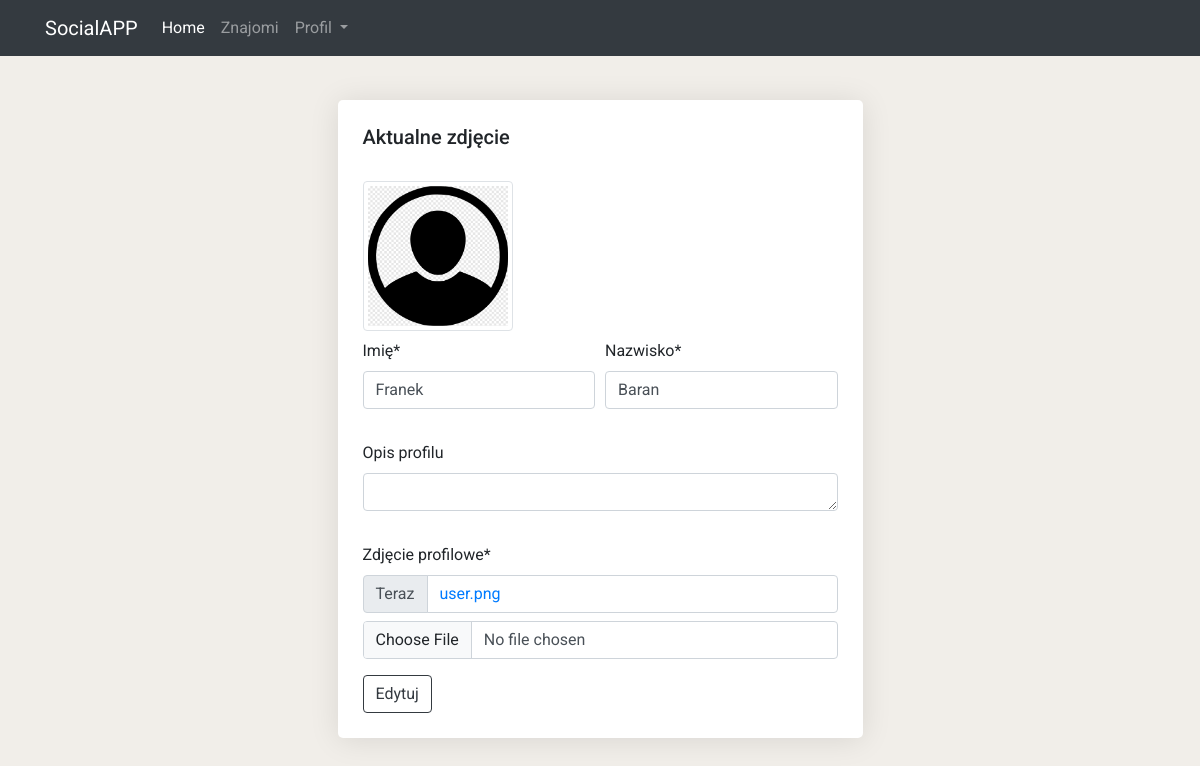
The app's page /edit_profile/ (signed in), older data.
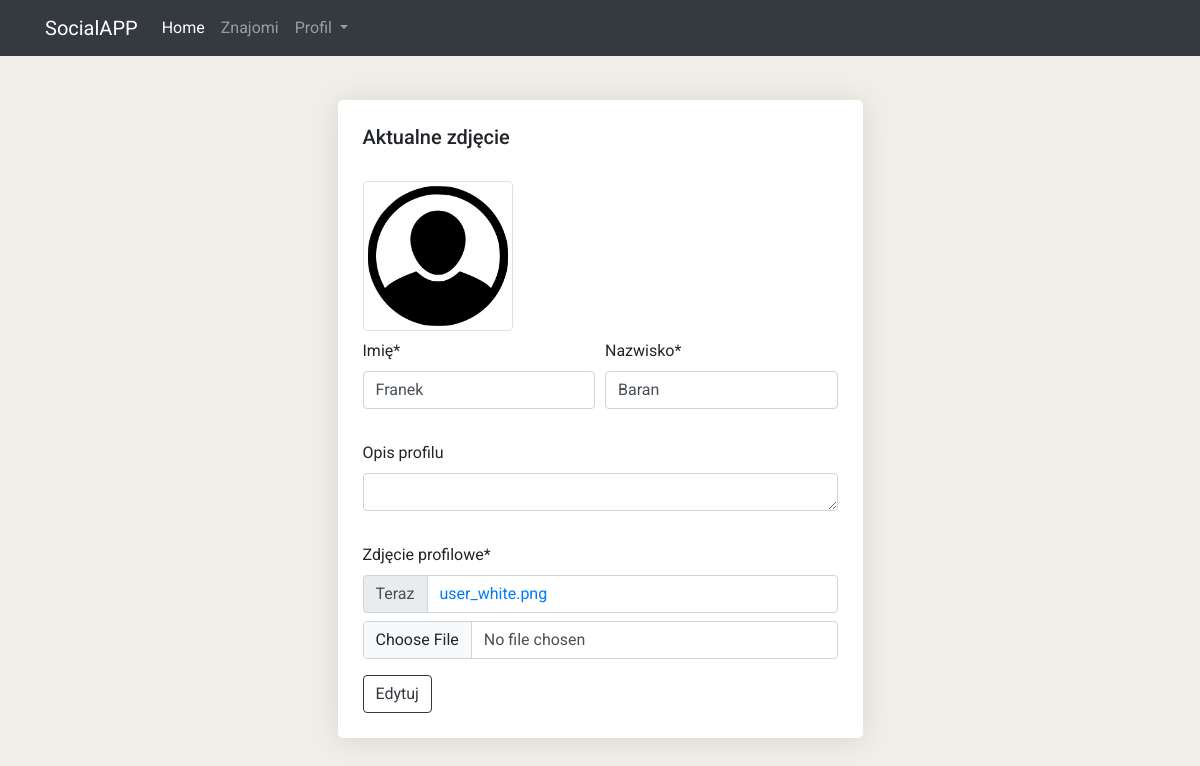
The same page, newer data.
### App/models.py (models this page shows, shortened)
class UserProfile(models.Model):
    user = models.OneToOneField(User, on_delete=models.CASCADE, related_name='userprofile')
    name = models.CharField(max_length=100)
    last_name = models.CharField(max_length=100)
    email = models.EmailField(null=True)
    creation_date = models.DateTimeField(auto_now_add=True, null=True)
    profile_pic = models.ImageField(default='user_white.png')
    followers = models.ManyToManyField('self',blank=True, symmetrical=False)
    profile_description = models.TextField(max_length=150, null=True, blank=True)

### App/views.py (the view)
# urls.py: path('edit_profile/', views.edit_profile, name="edit_profile"),
@user_passes_test(login_check, login_url='/check/')
def edit_profile(request):
    profile = UserProfile.objects.get(user=request.user)
    if request.method == "POST":
        form = EditProfile(request.POST, request.FILES, instance=profile)
        if form.is_valid():
            form.save()
            messages.success(request, 'Pomyśnie edytowano profil' )
    else:
        form = EditProfile(instance=profile)
    context = {
        'profile': profile,
        'form': form,
    }
    return render(request, 'App/edit_profile.html', context)

### App/forms.py
class EditProfile(ModelForm):
    class Meta:
        model = UserProfile
        widgets = {
          'profile_description': forms.Textarea(attrs={'rows':1,}),
        }
        labels = {
            'name': 'Imię',
            'last_name': 'Nazwisko',
            'profile_description': 'Opis profilu',
            'profile_pic': 'Zdjęcie profilowe',
        }
        exclude  = ['user','email','followers']

### App/views.py (called while the page is built)
def login_check(user):
    return user.is_authenticated

### App/templates/App/edit_profile.html (shortened to what this page needs)
{% extends 'App/base.html' %}
{% load i18n %}
{% load crispy_forms_tags %}
{% load static %}
{% block content %}
<section class="main-content">
    <div class="container">
        <div class="col-sm-6 offset-sm-3">
            <div class="post-block">
                <h5>Aktualne zdjęcie</h5>
                <div class="d-flex flex-column" style="width: 150px;">
                    <img src="{{ profile.profile_pic.url }}"
                      alt="Generic placeholder image" class="img-fluid img-thumbnail mt-4 mb-2"
                      style="width: 150px; z-index: 1">
                  </div>
                <form method="POST" enctype="multipart/form-data">
                    <div class="form-row">
                        <div class="form-group col-md-6">
                            {{form.name |as_crispy_field}}
                        </div>
                        <div class="form-group col-md-6">
                            {{form.last_name |as_crispy_field}}
                        </div>
                        <div class="form-group col-md-12">
                            {{form.profile_description |as_crispy_field}}
                        </div>
                    </div>
                    {{form.profile_pic |as_crispy_field}}
                    <button type="submit" name="change_pic_form" class="btn btn-outline-dark" data-mdb-ripple-color="dark" >Edytuj</button>
                </form>
                </div>
{% endblock %}

Row changes from the older to the newer data that the page shows:
changed UserProfile "Franek": profile_pic: picture added in place of a placeholder
Text that changed along with them:
text no longer shown: "Zdjęcie profilowe * Teraz user.png"
text now shown: "Zdjęcie profilowe * Teraz user_white.png"
